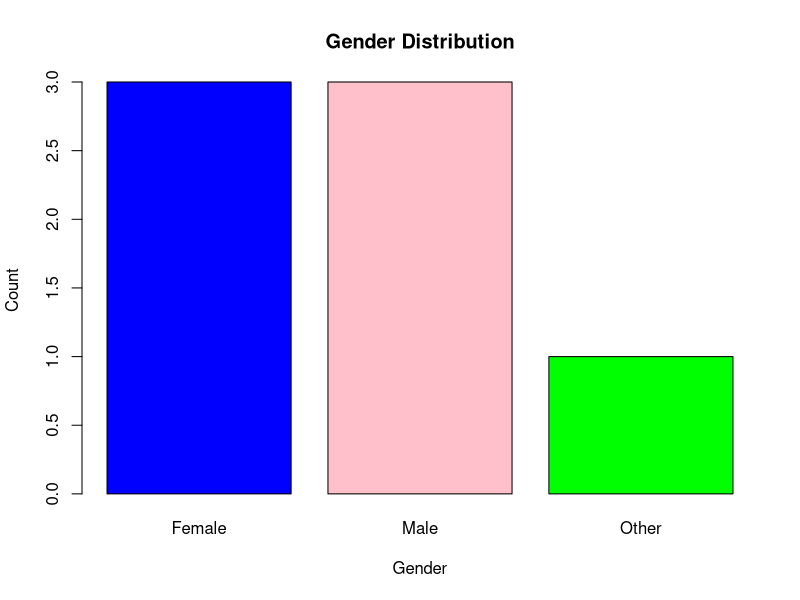
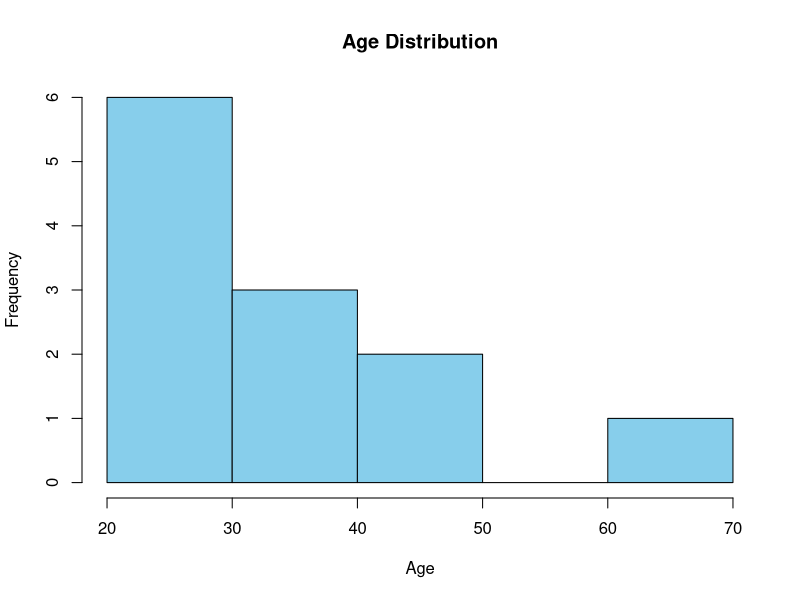

Write R code to recreate these figures, in order.
#Bar Chart for Categorical Data
gender_data <- c("Male", "Female", "Female", "Male", "Male", "Female", "Other")
gender_count <- table(gender_data)
barplot(gender_count, 
        main = "Gender Distribution", 
        xlab = "Gender", 
        ylab = "Count", 
        col = c("blue", "pink", "green"), 
        border = "black")

# Histogram for Continuous Data 
ages <- c(23, 45, 23, 34, 22, 67, 34, 45, 25, 30, 27, 35)
hist(ages, 
     main = "Age Distribution", 
     xlab = "Age", 
     ylab = "Frequency", 
     col = "skyblue", 
     border = "black", 
     breaks = 5)  # Adjust breaks (bins) as needed
